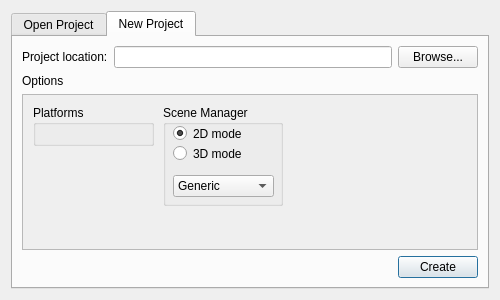
<?xml version="1.0" encoding="UTF-8"?>
<ui version="4.0">
 <class>CProjectWizardDialog</class>
 <widget class="QDialog" name="CProjectWizardDialog">
  <property name="geometry">
   <rect>
    <x>0</x>
    <y>0</y>
    <width>500</width>
    <height>300</height>
   </rect>
  </property>
  <property name="minimumSize">
   <size>
    <width>500</width>
    <height>300</height>
   </size>
  </property>
  <property name="maximumSize">
   <size>
    <width>500</width>
    <height>300</height>
   </size>
  </property>
  <property name="windowTitle">
   <string>Project Wizard</string>
  </property>
  <property name="layoutDirection">
   <enum>Qt::LeftToRight</enum>
  </property>
  <property name="autoFillBackground">
   <bool>false</bool>
  </property>
  <property name="sizeGripEnabled">
   <bool>false</bool>
  </property>
  <property name="modal">
   <bool>false</bool>
  </property>
  <layout class="QVBoxLayout" name="verticalLayout" stretch="0">
   <property name="sizeConstraint">
    <enum>QLayout::SetMaximumSize</enum>
   </property>
   <item>
    <widget class="QTabWidget" name="Wizard">
     <property name="sizePolicy">
      <sizepolicy hsizetype="Expanding" vsizetype="Expanding">
       <horstretch>0</horstretch>
       <verstretch>0</verstretch>
      </sizepolicy>
     </property>
     <property name="maximumSize">
      <size>
       <width>1000</width>
       <height>1000</height>
      </size>
     </property>
     <property name="layoutDirection">
      <enum>Qt::LeftToRight</enum>
     </property>
     <property name="currentIndex">
      <number>1</number>
     </property>
     <widget class="QWidget" name="OpenProject">
      <property name="sizePolicy">
       <sizepolicy hsizetype="Expanding" vsizetype="Expanding">
        <horstretch>1</horstretch>
        <verstretch>1</verstretch>
       </sizepolicy>
      </property>
      <property name="maximumSize">
       <size>
        <width>1000</width>
        <height>1000</height>
       </size>
      </property>
      <property name="layoutDirection">
       <enum>Qt::LeftToRight</enum>
      </property>
      <attribute name="title">
       <string>Open Project</string>
      </attribute>
      <layout class="QVBoxLayout" name="verticalLayout_2">
       <property name="sizeConstraint">
        <enum>QLayout::SetMaximumSize</enum>
       </property>
       <item>
        <layout class="QVBoxLayout" name="vertical" stretch="0,1,0">
         <property name="spacing">
          <number>5</number>
         </property>
         <property name="sizeConstraint">
          <enum>QLayout::SetMaximumSize</enum>
         </property>
         <item>
          <widget class="QLabel" name="label">
           <property name="text">
            <string>Recent Projects:</string>
           </property>
          </widget>
         </item>
         <item>
          <widget class="QFrame" name="frame">
           <property name="frameShape">
            <enum>QFrame::NoFrame</enum>
           </property>
           <property name="frameShadow">
            <enum>QFrame::Sunken</enum>
           </property>
           <layout class="QVBoxLayout" name="verticalLayout_4">
            <property name="spacing">
             <number>0</number>
            </property>
            <property name="leftMargin">
             <number>0</number>
            </property>
            <property name="topMargin">
             <number>0</number>
            </property>
            <property name="rightMargin">
             <number>0</number>
            </property>
            <property name="bottomMargin">
             <number>0</number>
            </property>
            <item>
             <widget class="QListWidget" name="listRecentProjects"/>
            </item>
           </layout>
          </widget>
         </item>
         <item>
          <layout class="QHBoxLayout" name="horizontal">
           <property name="sizeConstraint">
            <enum>QLayout::SetMaximumSize</enum>
           </property>
           <item>
            <widget class="QPushButton" name="ButtonOtherProject">
             <property name="text">
              <string>Other Project...</string>
             </property>
             <property name="autoDefault">
              <bool>false</bool>
             </property>
            </widget>
           </item>
           <item>
            <spacer name="horizontalSpacer">
             <property name="orientation">
              <enum>Qt::Horizontal</enum>
             </property>
             <property name="sizeHint" stdset="0">
              <size>
               <width>40</width>
               <height>20</height>
              </size>
             </property>
            </spacer>
           </item>
           <item>
            <widget class="QPushButton" name="ButtonOpen">
             <property name="text">
              <string>Open</string>
             </property>
             <property name="default">
              <bool>true</bool>
             </property>
            </widget>
           </item>
          </layout>
         </item>
        </layout>
       </item>
      </layout>
     </widget>
     <widget class="QWidget" name="NewProject">
      <property name="layoutDirection">
       <enum>Qt::LeftToRight</enum>
      </property>
      <attribute name="title">
       <string>New Project</string>
      </attribute>
      <layout class="QVBoxLayout" name="verticalLayout_3">
       <item>
        <layout class="QVBoxLayout" name="vertical_2" stretch="0,1,0">
         <item>
          <layout class="QHBoxLayout" name="horizontalLayout" stretch="0,1,0">
           <item>
            <widget class="QLabel" name="labelProjectLocation_2">
             <property name="text">
              <string>Project location:</string>
             </property>
            </widget>
           </item>
           <item>
            <widget class="QLineEdit" name="textProjectLocation">
             <property name="frame">
              <bool>true</bool>
             </property>
             <property name="readOnly">
              <bool>true</bool>
             </property>
             <property name="clearButtonEnabled">
              <bool>false</bool>
             </property>
            </widget>
           </item>
           <item>
            <widget class="QPushButton" name="ButtonBrowse">
             <property name="text">
              <string>Browse...</string>
             </property>
            </widget>
           </item>
          </layout>
         </item>
         <item>
          <layout class="QVBoxLayout" name="verical_options">
           <item>
            <widget class="QLabel" name="label_3">
             <property name="text">
              <string>Options</string>
             </property>
            </widget>
           </item>
           <item>
            <widget class="QScrollArea" name="scrollArea">
             <property name="sizePolicy">
              <sizepolicy hsizetype="Expanding" vsizetype="Expanding">
               <horstretch>0</horstretch>
               <verstretch>0</verstretch>
              </sizepolicy>
             </property>
             <property name="widgetResizable">
              <bool>true</bool>
             </property>
             <widget class="QWidget" name="scrollAreaWidgetContents">
              <property name="geometry">
               <rect>
                <x>0</x>
                <y>0</y>
                <width>452</width>
                <height>151</height>
               </rect>
              </property>
              <property name="sizePolicy">
               <sizepolicy hsizetype="Expanding" vsizetype="Expanding">
                <horstretch>0</horstretch>
                <verstretch>0</verstretch>
               </sizepolicy>
              </property>
              <widget class="QGroupBox" name="optionsPlatforms">
               <property name="geometry">
                <rect>
                 <x>10</x>
                 <y>10</y>
                 <width>121</width>
                 <height>231</height>
                </rect>
               </property>
               <property name="sizePolicy">
                <sizepolicy hsizetype="Expanding" vsizetype="Expanding">
                 <horstretch>0</horstretch>
                 <verstretch>0</verstretch>
                </sizepolicy>
               </property>
               <property name="title">
                <string>Platforms</string>
               </property>
               <property name="alignment">
                <set>Qt::AlignLeading|Qt::AlignLeft|Qt::AlignTop</set>
               </property>
               <property name="flat">
                <bool>false</bool>
               </property>
               <property name="checkable">
                <bool>false</bool>
               </property>
               <layout class="QVBoxLayout" name="verticalLayout_5">
                <property name="sizeConstraint">
                 <enum>QLayout::SetMaximumSize</enum>
                </property>
               </layout>
              </widget>
              <widget class="QGroupBox" name="groupBox">
               <property name="geometry">
                <rect>
                 <x>140</x>
                 <y>10</y>
                 <width>120</width>
                 <height>101</height>
                </rect>
               </property>
               <property name="title">
                <string>Scene Manager</string>
               </property>
               <widget class="QRadioButton" name="option2dMode">
                <property name="geometry">
                 <rect>
                  <x>10</x>
                  <y>20</y>
                  <width>82</width>
                  <height>17</height>
                 </rect>
                </property>
                <property name="text">
                 <string>2D mode</string>
                </property>
                <property name="checked">
                 <bool>true</bool>
                </property>
               </widget>
               <widget class="QRadioButton" name="option3dMode">
                <property name="geometry">
                 <rect>
                  <x>10</x>
                  <y>40</y>
                  <width>82</width>
                  <height>17</height>
                 </rect>
                </property>
                <property name="text">
                 <string>3D mode</string>
                </property>
               </widget>
               <widget class="QComboBox" name="optionSceneManager">
                <property name="geometry">
                 <rect>
                  <x>10</x>
                  <y>70</y>
                  <width>101</width>
                  <height>22</height>
                 </rect>
                </property>
                <item>
                 <property name="text">
                  <string>Generic</string>
                 </property>
                </item>
               </widget>
              </widget>
             </widget>
            </widget>
           </item>
          </layout>
         </item>
         <item>
          <layout class="QHBoxLayout" name="horizontalLayout_2">
           <item>
            <spacer name="horizontalSpacer_2">
             <property name="orientation">
              <enum>Qt::Horizontal</enum>
             </property>
             <property name="sizeHint" stdset="0">
              <size>
               <width>40</width>
               <height>20</height>
              </size>
             </property>
            </spacer>
           </item>
           <item>
            <widget class="QPushButton" name="ButtonCreateProject">
             <property name="sizePolicy">
              <sizepolicy hsizetype="Minimum" vsizetype="Minimum">
               <horstretch>0</horstretch>
               <verstretch>0</verstretch>
              </sizepolicy>
             </property>
             <property name="layoutDirection">
              <enum>Qt::LeftToRight</enum>
             </property>
             <property name="text">
              <string>Create</string>
             </property>
             <property name="default">
              <bool>true</bool>
             </property>
             <property name="flat">
              <bool>false</bool>
             </property>
            </widget>
           </item>
          </layout>
         </item>
        </layout>
       </item>
      </layout>
     </widget>
    </widget>
   </item>
  </layout>
 </widget>
 <resources/>
 <connections/>
</ui>
